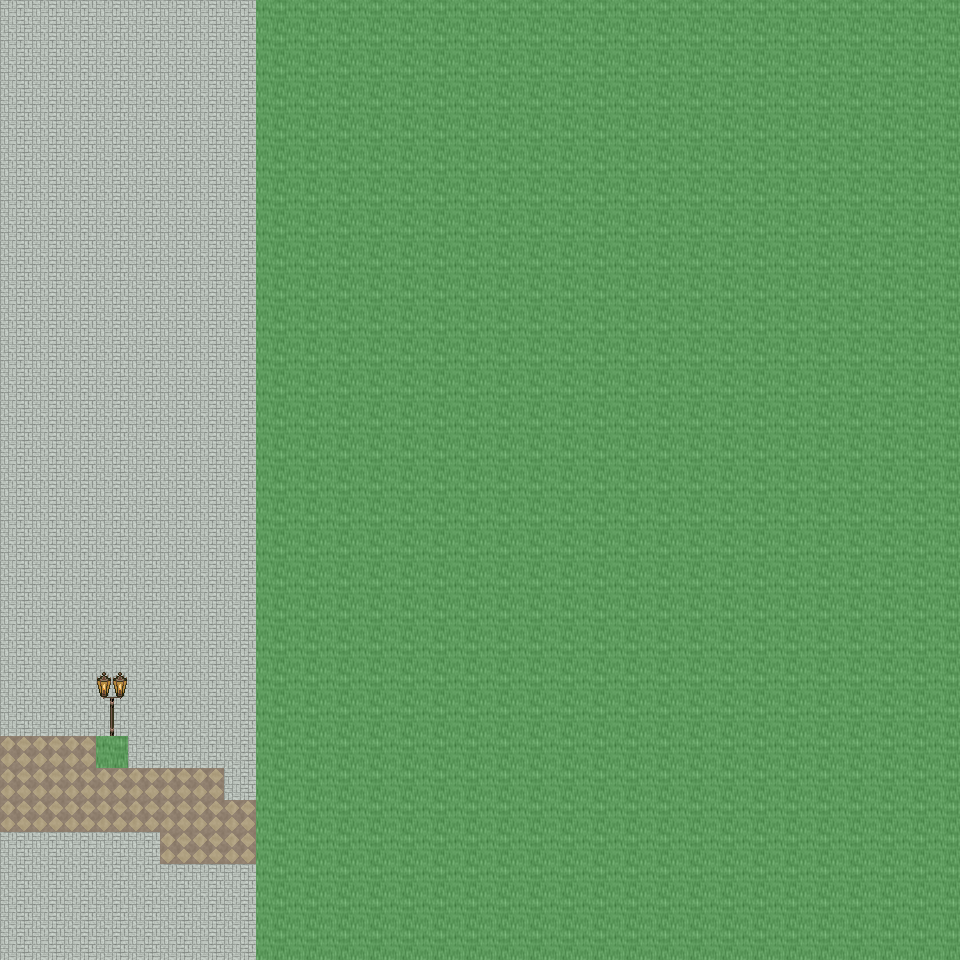

The image is a tile-based game level rendered from a .tmx file. Its description and source (layers, tilesets, objects; grid data summarised) follow:
An orthogonal 30x30 tile map with 32x32 px tiles, 6 tile layers (Ground, Object, Object2, Above, ...), 44 tilesets and 3 objects (3x mapchange).

<map version="1.0" orientation="orthogonal" renderorder="right-down" width="30" height="30" tilewidth="32" tileheight="32" nextobjectid="4">
  <tileset firstgid="1" name="tileset_ground_ground" tilewidth="32" tileheight="32" tilecount="33" columns="3">
    <image source="../drawable/tileset_ground_ground.png" width="96" height="352" />
  </tileset>
  <tileset firstgid="34" name="tileset_building_castle" tilewidth="32" tileheight="32" tilecount="320" columns="20">
    <image source="../drawable/tileset_building_castle.png" width="640" height="512" />
  </tileset>
  <tileset firstgid="354" name="tileset_furniture_carpet_carpets_2" tilewidth="32" tileheight="32" tilecount="20" columns="4">
    <image source="../drawable/tileset_furniture_carpet_carpets_2.png" width="128" height="160" />
  </tileset>
  <tileset firstgid="374" name="tileset_ground_indoor_tiles" tilewidth="32" tileheight="32" tilecount="8" columns="2">
    <image source="../drawable/tileset_ground_indoor_tiles.png" width="64" height="128" />
  </tileset>
  <tileset firstgid="382" name="tileset_ground_water_pool" tilewidth="32" tileheight="32" tilecount="72" columns="3">
    <image source="../drawable/tileset_ground_water_pool.png" width="96" height="768" />
  </tileset>
  <tileset firstgid="454" name="tileset_ground_brown_paving" tilewidth="32" tileheight="32" tilecount="2" columns="2">
    <image source="../drawable/tileset_ground_brown_paving.png" width="64" height="32" />
  </tileset>
  <tileset firstgid="456" name="tileset_ground_spikes" tilewidth="32" tileheight="32" tilecount="1" columns="1">
    <image source="../drawable/tileset_ground_spikes.png" width="32" height="32" />
  </tileset>
  <tileset firstgid="457" name="tileset_ground_ridge_earth_dark" tilewidth="32" tileheight="32" tilecount="96" columns="12">
    <image source="../drawable/tileset_ground_ridge_earth_dark.png" width="384" height="256" />
  </tileset>
  <tileset firstgid="553" name="tileset_plant_grasses" tilewidth="32" tileheight="32" tilecount="6" columns="3">
    <image source="../drawable/tileset_plant_grasses.png" width="96" height="64" />
  </tileset>
  <tileset firstgid="559" name="tileset_ground_water_pool_corners" tilewidth="32" tileheight="32" tilecount="72" columns="3">
    <image source="../drawable/tileset_ground_water_pool_corners.png" width="96" height="768" />
  </tileset>
  <tileset firstgid="631" name="tileset_building_fence_fence_chunky" tilewidth="32" tileheight="32" tilecount="21" columns="3">
    <image source="../drawable/tileset_building_fence_fence_chunky.png" width="96" height="224" />
  </tileset>
  <tileset firstgid="652" name="tileset_ground_earth_edges" tilewidth="32" tileheight="32" tilecount="18" columns="6">
    <image source="../drawable/tileset_ground_earth_edges.png" width="192" height="96" />
  </tileset>
  <tileset firstgid="670" name="tileset_ground_rock_pebbles" tilewidth="32" tileheight="32" tilecount="3" columns="1">
    <image source="../drawable/tileset_ground_rock_pebbles.png" width="32" height="96" />
  </tileset>
  <tileset firstgid="673" name="tileset_ground_square_patch" tilewidth="32" tileheight="32" tilecount="9" columns="3">
    <image source="../drawable/tileset_ground_square_patch.png" width="96" height="96" />
  </tileset>
  <tileset firstgid="682" name="tileset_plant_leaves" tilewidth="32" tileheight="32" tilecount="8" columns="4">
    <image source="../drawable/tileset_plant_leaves.png" width="128" height="64" />
  </tileset>
  <tileset firstgid="690" name="tileset_item_corpse_skull_dark" tilewidth="32" tileheight="32" tilecount="2" columns="2">
    <image source="../drawable/tileset_item_corpse_skull_dark.png" width="64" height="32" />
  </tileset>
  <tileset firstgid="692" name="tileset_item_corpse_skeleton" tilewidth="32" tileheight="32" tilecount="4" columns="2">
    <image source="../drawable/tileset_item_corpse_skeleton.png" width="64" height="64" />
  </tileset>
  <tileset firstgid="696" name="tileset_furniture_table_grey_fancy" tilewidth="32" tileheight="32" tilecount="9" columns="3">
    <image source="../drawable/tileset_furniture_table_grey_fancy.png" width="96" height="96" />
  </tileset>
  <tileset firstgid="705" name="tileset_furniture_table_grey_long" tilewidth="32" tileheight="32" tilecount="4" columns="2">
    <image source="../drawable/tileset_furniture_table_grey_long.png" width="64" height="64" />
  </tileset>
  <tileset firstgid="709" name="tileset_furniture_table_grey_plain" tilewidth="32" tileheight="32" tilecount="9" columns="3">
    <image source="../drawable/tileset_furniture_table_grey_plain.png" width="96" height="96" />
  </tileset>
  <tileset firstgid="718" name="tileset_item_gothic_slab" tilewidth="32" tileheight="32" tilecount="1" columns="1">
    <image source="../drawable/tileset_item_gothic_slab.png" width="32" height="32" />
  </tileset>
  <tileset firstgid="719" name="tileset_logic_creature_gnome" tilewidth="32" tileheight="32" tilecount="6" columns="6">
    <image source="../drawable/tileset_logic_creature_gnome.png" width="192" height="32" />
  </tileset>
  <tileset firstgid="725" name="tileset_logic_collision" tilewidth="32" tileheight="32" tilecount="1" columns="1">
    <image source="../drawable/tileset_logic_collision.png" width="32" height="32" />
  </tileset>
  <tileset firstgid="726" name="tileset_ground_water_pool_deep" tilewidth="32" tileheight="32" tilecount="72" columns="3">
    <image source="../drawable/tileset_ground_water_pool_deep.png" width="96" height="768" />
  </tileset>
  <tileset firstgid="798" name="tileset_object_suspension_bridge" tilewidth="32" tileheight="32" tilecount="24" columns="3">
    <image source="../drawable/tileset_object_suspension_bridge.png" width="96" height="256" />
  </tileset>
  <tileset firstgid="822" name="tileset_plant_flower_daisy_blue" tilewidth="32" tileheight="32" tilecount="8" columns="2">
    <image source="../drawable/tileset_plant_flower_daisy_blue.png" width="64" height="128" />
  </tileset>
  <tileset firstgid="830" name="tileset_plant_flower_daisy_red" tilewidth="32" tileheight="32" tilecount="8" columns="2">
    <image source="../drawable/tileset_plant_flower_daisy_red.png" width="64" height="128" />
  </tileset>
  <tileset firstgid="838" name="tileset_plant_flower_daisy_white" tilewidth="32" tileheight="32" tilecount="8" columns="2">
    <image source="../drawable/tileset_plant_flower_daisy_white.png" width="64" height="128" />
  </tileset>
  <tileset firstgid="846" name="tileset_plant_flower_daisy_yellow" tilewidth="32" tileheight="32" tilecount="8" columns="2">
    <image source="../drawable/tileset_plant_flower_daisy_yellow.png" width="64" height="128" />
  </tileset>
  <tileset firstgid="854" name="tileset_plant_tree_tree_green" tilewidth="32" tileheight="32" tilecount="88" columns="8">
    <image source="../drawable/tileset_plant_tree_tree_green.png" width="256" height="352" />
  </tileset>
  <tileset firstgid="942" name="tileset_item_banners_flag" tilewidth="32" tileheight="32" tilecount="12" columns="3">
    <image source="../drawable/tileset_item_banners_flag.png" width="96" height="128" />
  </tileset>
  <tileset firstgid="954" name="tileset_item_flagpole" tilewidth="32" tileheight="32" tilecount="3" columns="1">
    <image source="../drawable/tileset_item_flagpole.png" width="32" height="96" />
  </tileset>
  <tileset firstgid="957" name="tileset_furniture_chair_bench_white" tilewidth="32" tileheight="32" tilecount="8" columns="2">
    <image source="../drawable/tileset_furniture_chair_bench_white.png" width="64" height="128" />
  </tileset>
  <tileset firstgid="965" name="tileset_item_statue_flowered_arch" tilewidth="32" tileheight="32" tilecount="24" columns="6">
    <image source="../drawable/tileset_item_statue_flowered_arch.png" width="192" height="128" />
  </tileset>
  <tileset firstgid="989" name="tileset_building_decoration_block" tilewidth="32" tileheight="32" tilecount="2" columns="2">
    <image source="../drawable/tileset_building_decoration_block.png" width="64" height="32" />
  </tileset>
  <tileset firstgid="991" name="tileset_building_decoration_orbpedestal" tilewidth="32" tileheight="32" tilecount="2" columns="1">
    <image source="../drawable/tileset_building_decoration_orbpedestal.png" width="32" height="64" />
  </tileset>
  <tileset firstgid="993" name="tileset_item_statue_urn_with_flowers" tilewidth="32" tileheight="32" tilecount="2" columns="1">
    <image source="../drawable/tileset_item_statue_urn_with_flowers.png" width="32" height="64" />
  </tileset>
  <tileset firstgid="995" name="tileset_building_decoration_pool" tilewidth="32" tileheight="32" tilecount="9" columns="3">
    <image source="../drawable/tileset_building_decoration_pool.png" width="96" height="96" />
  </tileset>
  <tileset firstgid="1004" name="tileset_item_statue_romanic_art1" tilewidth="32" tileheight="32" tilecount="4" columns="2">
    <image source="../drawable/tileset_item_statue_romanic_art1.png" width="64" height="64" />
  </tileset>
  <tileset firstgid="1008" name="tileset_building_wall_int_clay" tilewidth="32" tileheight="32" tilecount="100" columns="10">
    <image source="../drawable/tileset_building_wall_int_clay.png" width="320" height="320" />
  </tileset>
  <tileset firstgid="1108" name="tileset_ground_green_paving" tilewidth="32" tileheight="32" tilecount="18" columns="3">
    <image source="../drawable/tileset_ground_green_paving.png" width="96" height="192" />
  </tileset>
  <tileset firstgid="1126" name="tileset_furniture_other_stick" tilewidth="32" tileheight="32" tilecount="2" columns="1">
    <image source="../drawable/tileset_furniture_other_stick.png" width="32" height="64" />
  </tileset>
  <tileset firstgid="1128" name="tileset_item_scrying_orb" tilewidth="32" tileheight="32" tilecount="8" columns="8">
    <image source="../drawable/tileset_item_scrying_orb.png" width="256" height="32" />
  </tileset>
  <tileset firstgid="1136" name="tileset_furniture_light_lamp_bronze" tilewidth="32" tileheight="32" tilecount="3" columns="1">
    <image source="../drawable/tileset_furniture_light_lamp_bronze.png" width="32" height="96" />
  </tileset>
  <layer name="Ground" width="30" height="30">
    <data>[900 cells, 900 non-empty, 3 distinct tile ids]</data>
  </layer>
  <layer name="Object" width="30" height="30">
    <data>[900 cells, 34 non-empty, 14 distinct tile ids]</data>
  </layer>
  <layer name="Object2" width="30" height="30">
    <data>[900 cells, 0 non-empty, 0 distinct tile ids]</data>
  </layer>
  <layer name="Above" width="30" height="30">
    <data>[900 cells, 16 non-empty, 16 distinct tile ids]</data>
  </layer>
  <layer name="Above2" width="30" height="30">
    <data>[900 cells, 0 non-empty, 0 distinct tile ids]</data>
  </layer>
  <layer name="Walkable" width="30" height="30">
    <data>[900 cells, 661 non-empty, 1 distinct tile ids]</data>
  </layer>
  <objectgroup name="MapEvents">
    <object id="1" name="north" type="mapchange" x="0" y="0" width="256" height="32">
      <properties>
        <property name="map" value="0_ados_mountain_n2_w2_x4_y1" />
        <property name="place" value="south" />
      </properties>
    </object>
    <object id="2" name="south" type="mapchange" x="0" y="928" width="256" height="32">
      <properties>
        <property name="map" value="0_ados_mountain_n2_w2_x4_y3" />
        <property name="place" value="north" />
      </properties>
    </object>
    <object id="3" name="west" type="mapchange" x="0" y="0" width="32" height="960">
      <properties>
        <property name="map" value="0_ados_mountain_n2_w2_x3_y2" />
        <property name="place" value="east" />
      </properties>
    </object>
  </objectgroup>
</map>
